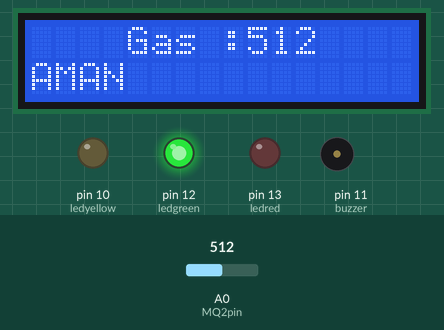
A sketch run on a simulated Arduino Uno, built with avr-gcc and run on an emulated ATmega328P. Parts: 16×2 character LCD, output pins drawn as LEDs (lit = HIGH), buzzer (waves = sounding). The inputs (shaded band) are chosen by the test bench; at power-on: A0 (MQ2pin) = 512. What the sketch prints to the serial monitor is not drawn.

Above: at 1.2 s.
1.3 s: A0 (MQ2pin) set to 535
At 2.2 s:
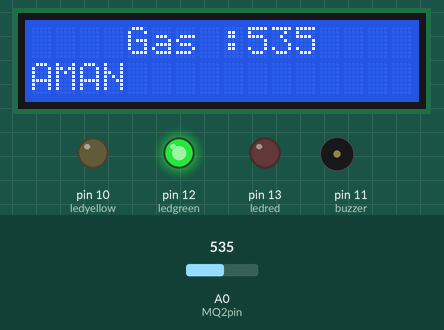
2.8 s: A0 (MQ2pin) set to 563
At 3.7 s:
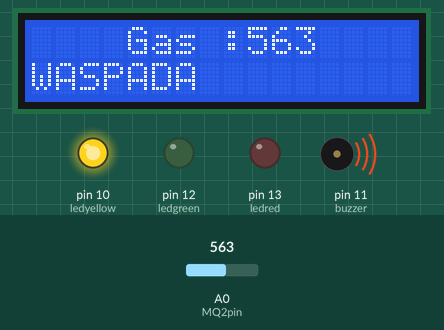
4.3 s: A0 (MQ2pin) set to 790
At 5.5 s:
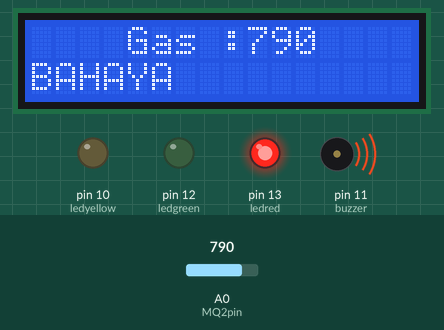
5.8 s: A0 (MQ2pin) set to 988
At 6.9 s:
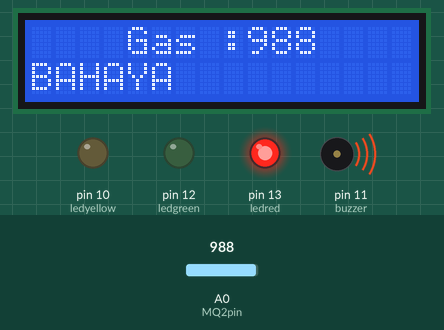
7.3 s: A0 (MQ2pin) set to 1013
At 8.3 s:
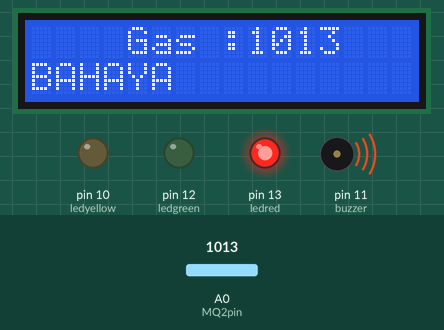
Timing chart, 0 to 9.8 s (numbered marks = the images above; inputs shaded):
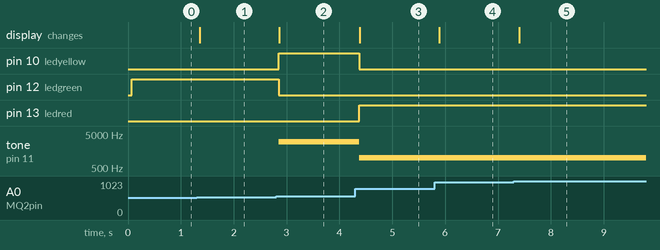

Measured:
- the behaviour switches between 550 and 551 on A0 (MQ2pin) (found by bisection; images 1 and 2)
- after the input at 1.3 s, the display: changes after 0.05 s (image 1)
- after the input at 2.8 s, pin 10 (ledyellow): LOW → HIGH after 0.06 s; pin 12 (ledgreen): HIGH → LOW after 0.06 s; tone on pin 11 (buzzer): silent → 3000 Hz after 0.06 s; the display: changes after 0.06 s (image 2)
- after the input at 4.3 s, pin 10 (ledyellow): HIGH → LOW after 0.07 s; pin 13 (ledred): LOW → HIGH after 0.07 s; tone on pin 11 (buzzer): 3000 Hz → 1000 Hz after 0.07 s; the display: changes after 0.08 s (image 3)
- after the input at 5.8 s, the display: changes after 0.09 s (image 4)
- after the input at 7.3 s, the display: changes after 0.10 s (image 5)

The sketch:

Project_Sensor_Gas.ino
```cpp
#include <LiquidCrystal_I2C.h>

LiquidCrystal_I2C lcd(0x27, 16, 2);
int ledred = 13;
int ledgreen = 12;
int buzzer = 11;
int ledyellow = 10;
int MQ2pin = A0;

void setup() {
  lcd.begin();
  pinMode(13, OUTPUT);
  pinMode(12, OUTPUT);
  pinMode(11, OUTPUT);
  pinMode(10, OUTPUT);
  pinMode(A0, INPUT);
  Serial.begin(9600);
}

void loop() {
int sensorValue = analogRead(MQ2pin);
  Serial.print("Gas:");
  Serial.println(sensorValue);

  lcd.setCursor(4,0);
  lcd.print("Gas :");
  lcd.print(sensorValue);

  if(sensorValue > 550 && sensorValue < 780){
    digitalWrite(ledyellow,HIGH);
    digitalWrite(ledred,LOW);
    digitalWrite(ledgreen,LOW);
    tone(buzzer, 3000, 200);
    lcd.setCursor(0,1);
    lcd.print("WASPADA ");
  }

  else if(sensorValue > 780){
    digitalWrite(ledred,HIGH);
    tone(buzzer, 1000, 200);
    digitalWrite(ledgreen,LOW);
    digitalWrite(ledyellow,LOW);
    lcd.setCursor(0,1);
    lcd.print("BAHAYA ");
  }

  else{
    digitalWrite(ledgreen,HIGH);
    digitalWrite(ledred,LOW);
    digitalWrite(ledyellow,LOW);
    noTone(buzzer);
    lcd.setCursor(0,1);
    lcd.print("AMAN   ");
  }
  delay(100);
}
```
